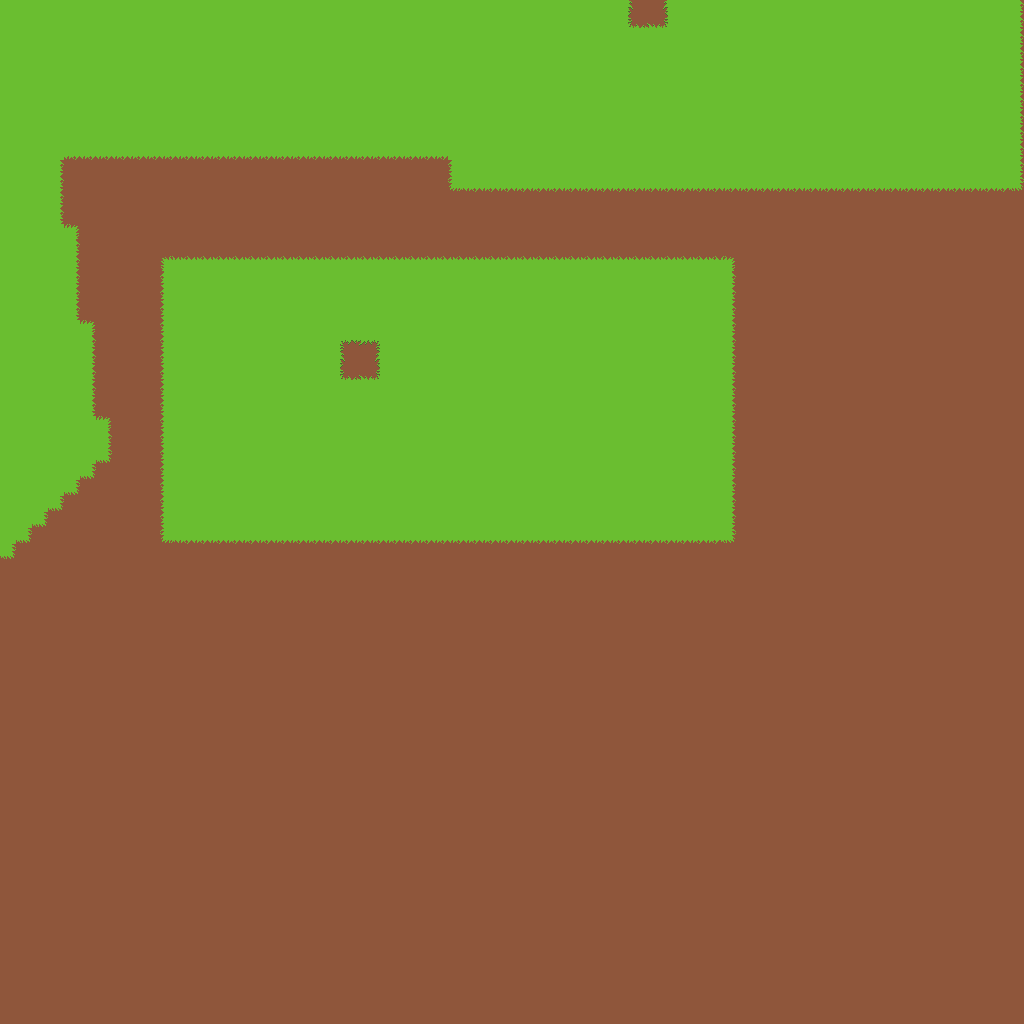

Tiled map render using the project's own tile images. Description and the map definition, with tile-layer contents summarised, below:
An orthogonal 64x64 tile map with 16x16 px tiles, 2 tile layers (Tile Layer 1, Tile Layer 2).

<map version="1.1" tiledversion="2018.09.12" orientation="orthogonal" renderorder="right-down" width="64" height="64" tilewidth="16" tileheight="16" infinite="0" nextlayerid="3" nextobjectid="1">
 <tileset firstgid="1" source="tiles.tsx" />
 <layer id="1" name="Tile Layer 1" width="64" height="64">
  <data>[4096 cells, 4096 non-empty, 18 distinct tile ids]</data>
 </layer>
 <layer id="2" name="Tile Layer 2" width="64" height="64">
  <data>[4096 cells, 0 non-empty, 0 distinct tile ids]</data>
 </layer>
</map>
